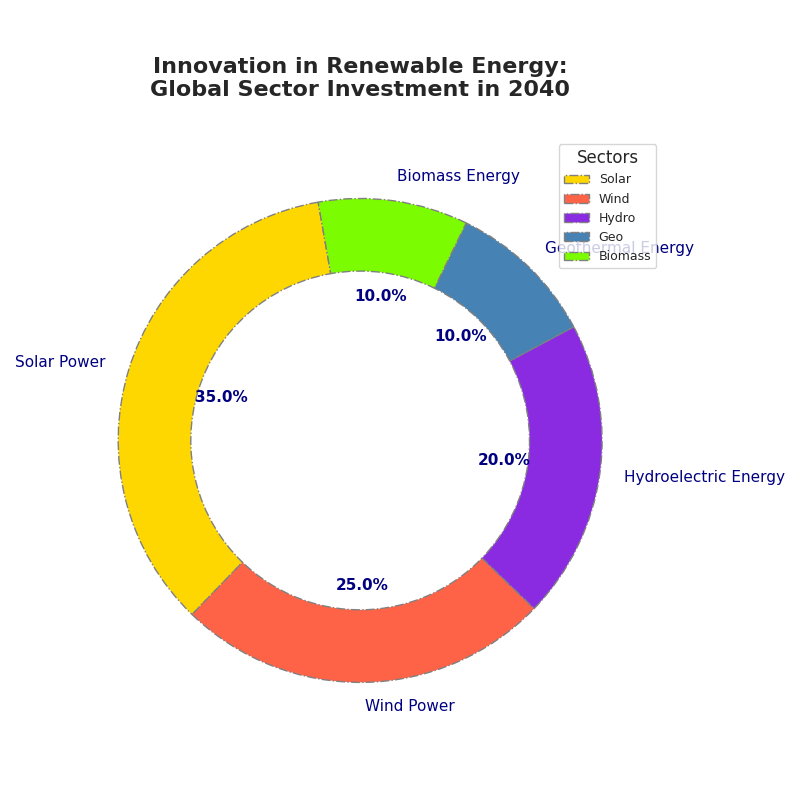

The Python source for this figure:
import matplotlib.pyplot as plt

sectors = ['Solar Power', 'Wind Power', 'Hydroelectric Energy', 'Geothermal Energy', 'Biomass Energy']
investment_distribution = [35, 25, 20, 10, 10]

# Modified colors, styles, and elements
colors = ['#FFD700', '#FF6347', '#8A2BE2', '#4682B4', '#7CFC00']
markers = ['D', 'o', 'v', '^', 's']  # Various markers
linestyles = ['-', '--', '-.', ':', '-.']  # Different line styles

fig, ax = plt.subplots(figsize=(8, 8))
wedges, texts, autotexts = ax.pie(
    investment_distribution, 
    labels=sectors, 
    autopct='%1.1f%%', 
    startangle=100,
    colors=colors, 
    wedgeprops=dict(width=0.3, edgecolor='grey', linestyle=linestyles[2]),
    textprops=dict(color="navy")
)

plt.setp(autotexts, size=11, weight="heavy")

ax.set_title('Innovation in Renewable Energy:\nGlobal Sector Investment in 2040', fontsize=16, fontweight='heavy', pad=30)

ax.legend(wedges, ['Solar', 'Wind', 'Hydro', 'Geo', 'Biomass'], title="Sectors", loc="upper right", fontsize=9, markerscale=1.5)

# Alter grid and borders
ax.grid(visible=True, linestyle=linestyles[1], linewidth=0.7, color='grey')
plt.gca().spines['top'].set_color('orange')
plt.gca().spines['right'].set_color('orange')

plt.tight_layout()
plt.show()
